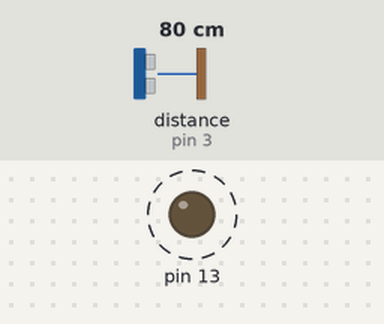
A sketch run on a simulated Arduino Uno, built with avr-gcc and run on an emulated ATmega328P. Shown: output pins drawn as LEDs (lit = HIGH). Dashed ring = blinking. The test bench sets the inputs (shaded band); at power-on: distance to the obstacle (sensor on pin 3) 80 cm. The echo pulse lasts 58.3 µs per cm; pins used as bus, display or sensor lines are not drawn; what the sketch prints to the serial monitor is not drawn.

Above: at 1.6 s.
1.7 s: distance to the obstacle (sensor on pin 3) set to 2 cm
At 1.9 s:
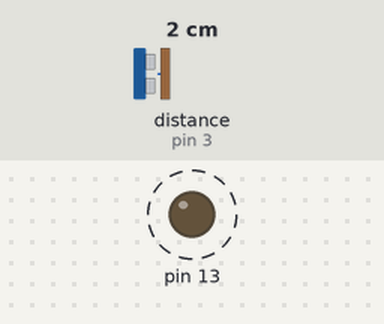
5.2 s: distance to the obstacle (sensor on pin 3) set to 9 cm
At 5.46 s:
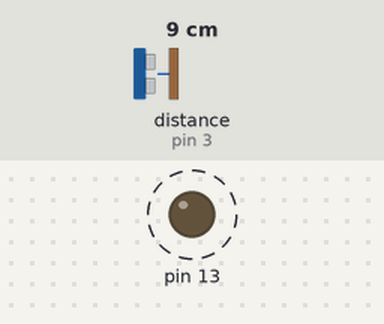
Timing chart, 0 to 15.0 s (numbered marks = the images above; inputs shaded):
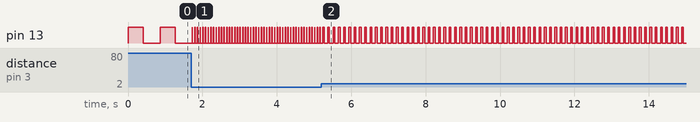

Measured:
- after the input at 1.7 s, pin 13: alternates HIGH for 0.01 s and LOW for 0.06 s, starting at once
- after the input at 5.2 s, pin 13: alternates HIGH for 0.05 s and LOW for 0.10 s, starting after 0.07 s
- by itself, pin 13: alternates HIGH for 0.40 s and LOW for 0.46 s

The sketch:

Distance.ino
```cpp
// C++ code
//
void setup()
{
  Serial.begin(9600);
  pinMode(13, OUTPUT);
  pinMode(3,INPUT);
  pinMode(4,OUTPUT);
  //digitalWrite(4, LOW);

}

void loop()
{  float cm=0;
 digitalWrite(4,HIGH);//send sound pulse
 delayMicroseconds(10);//wait 10 Microseconds
 digitalWrite(4,LOW);//receive sound pulse
 float value = pulseIn(3, HIGH, 50000);//take the pulse sound
Serial.print(value);
  cm=value/58;
  digitalWrite(13,HIGH);
  delay(cm*5);
  digitalWrite(13,LOW);
  delay(cm*5);
  Serial.print(" cm is equal = ");
  Serial.println(cm);
  delay(50);
}
```
